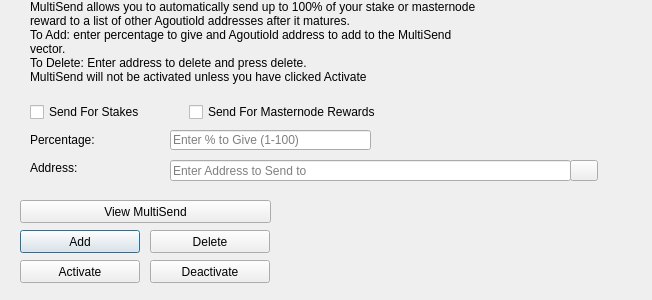
<?xml version="1.0" encoding="UTF-8"?>
<ui version="4.0">
 <class>MultiSendDialog</class>
 <widget class="QDialog" name="MultiSendDialog">
  <property name="windowModality">
   <enum>Qt::NonModal</enum>
  </property>
  <property name="geometry">
   <rect>
    <x>0</x>
    <y>0</y>
    <width>652</width>
    <height>300</height>
   </rect>
  </property>
  <property name="windowTitle">
   <string>MultiSend</string>
  </property>
  <widget class="QLineEdit" name="multiSendPercentEdit">
   <property name="geometry">
    <rect>
     <x>170</x>
     <y>130</y>
     <width>201</width>
     <height>20</height>
    </rect>
   </property>
   <property name="toolTip">
    <string>Enter whole numbers 1 - 100</string>
   </property>
   <property name="placeholderText">
    <string>Enter % to Give (1-100)</string>
   </property>
  </widget>
  <widget class="QLineEdit" name="multiSendAddressEdit">
   <property name="geometry">
    <rect>
     <x>170</x>
     <y>160</y>
     <width>401</width>
     <height>21</height>
    </rect>
   </property>
   <property name="toolTip">
    <string/>
   </property>
   <property name="placeholderText">
    <string>Enter Address to Send to</string>
   </property>
  </widget>
  <widget class="QLabel" name="label_2">
   <property name="geometry">
    <rect>
     <x>30</x>
     <y>0</y>
     <width>451</width>
     <height>121</height>
    </rect>
   </property>
   <property name="lineWidth">
    <number>1</number>
   </property>
   <property name="text">
    <string>MultiSend allows you to automatically send up to 100% of your stake or masternode reward to a list of other Agoutiold addresses after it matures.
To Add: enter percentage to give and Agoutiold address to add to the MultiSend vector.
To Delete: Enter address to delete and press delete.
MultiSend will not be activated unless you have clicked Activate</string>
   </property>
   <property name="alignment">
    <set>Qt::AlignLeading|Qt::AlignLeft|Qt::AlignTop</set>
   </property>
   <property name="wordWrap">
    <bool>true</bool>
   </property>
  </widget>
  <widget class="QLabel" name="message">
   <property name="geometry">
    <rect>
     <x>290</x>
     <y>200</y>
     <width>351</width>
     <height>91</height>
    </rect>
   </property>
   <property name="text">
    <string/>
   </property>
  </widget>
  <widget class="QPushButton" name="addButton">
   <property name="geometry">
    <rect>
     <x>20</x>
     <y>230</y>
     <width>120</width>
     <height>23</height>
    </rect>
   </property>
   <property name="toolTip">
    <string/>
   </property>
   <property name="statusTip">
    <string>Add to MultiSend Vector</string>
   </property>
   <property name="text">
    <string>Add</string>
   </property>
  </widget>
  <widget class="QPushButton" name="disableButton">
   <property name="geometry">
    <rect>
     <x>150</x>
     <y>260</y>
     <width>120</width>
     <height>23</height>
    </rect>
   </property>
   <property name="statusTip">
    <string>Deactivate MultiSend</string>
   </property>
   <property name="text">
    <string>Deactivate</string>
   </property>
  </widget>
  <widget class="QPushButton" name="addressBookButton">
   <property name="geometry">
    <rect>
     <x>570</x>
     <y>160</y>
     <width>28</width>
     <height>21</height>
    </rect>
   </property>
   <property name="toolTip">
    <string>Choose an address from the address book</string>
   </property>
   <property name="text">
    <string/>
   </property>
   <property name="icon">
    <iconset resource="../agoutiold.qrc">
     <normaloff>:/icons/address-book</normaloff>:/icons/address-book</iconset>
   </property>
   <property name="shortcut">
    <string>Alt+A</string>
   </property>
   <property name="autoDefault">
    <bool>false</bool>
   </property>
  </widget>
  <widget class="QLabel" name="label">
   <property name="geometry">
    <rect>
     <x>30</x>
     <y>130</y>
     <width>121</width>
     <height>20</height>
    </rect>
   </property>
   <property name="toolTip">
    <string>Percentage of stake to send</string>
   </property>
   <property name="text">
    <string>Percentage:</string>
   </property>
  </widget>
  <widget class="QLabel" name="label_5">
   <property name="geometry">
    <rect>
     <x>30</x>
     <y>160</y>
     <width>111</width>
     <height>16</height>
    </rect>
   </property>
   <property name="toolTip">
    <string>Address to send portion of stake to</string>
   </property>
   <property name="text">
    <string>Address:</string>
   </property>
  </widget>
  <widget class="QPushButton" name="deleteButton">
   <property name="geometry">
    <rect>
     <x>150</x>
     <y>230</y>
     <width>120</width>
     <height>23</height>
    </rect>
   </property>
   <property name="toolTip">
    <string/>
   </property>
   <property name="statusTip">
    <string>Delete Address From MultiSend Vector</string>
   </property>
   <property name="text">
    <string>Delete</string>
   </property>
  </widget>
  <widget class="QPushButton" name="activateButton">
   <property name="geometry">
    <rect>
     <x>20</x>
     <y>260</y>
     <width>120</width>
     <height>23</height>
    </rect>
   </property>
   <property name="statusTip">
    <string>Activate MultiSend</string>
   </property>
   <property name="text">
    <string>Activate</string>
   </property>
  </widget>
  <widget class="QPushButton" name="viewButton">
   <property name="geometry">
    <rect>
     <x>20</x>
     <y>200</y>
     <width>251</width>
     <height>23</height>
    </rect>
   </property>
   <property name="toolTip">
    <string/>
   </property>
   <property name="statusTip">
    <string>View MultiSend Vector</string>
   </property>
   <property name="text">
    <string>View MultiSend</string>
   </property>
  </widget>
  <widget class="QWidget" name="horizontalLayoutWidget">
   <property name="geometry">
    <rect>
     <x>30</x>
     <y>100</y>
     <width>351</width>
     <height>24</height>
    </rect>
   </property>
   <layout class="QHBoxLayout" name="horizontalLayout">
    <item>
     <widget class="QCheckBox" name="multiSendStakeCheckBox">
      <property name="text">
       <string>Send For Stakes</string>
      </property>
     </widget>
    </item>
    <item>
     <widget class="QCheckBox" name="multiSendMasternodeCheckBox">
      <property name="text">
       <string>Send For Masternode Rewards</string>
      </property>
     </widget>
    </item>
   </layout>
  </widget>
 </widget>
 <resources>
  <include location="../agoutiold.qrc"/>
 </resources>
 <connections/>
</ui>
